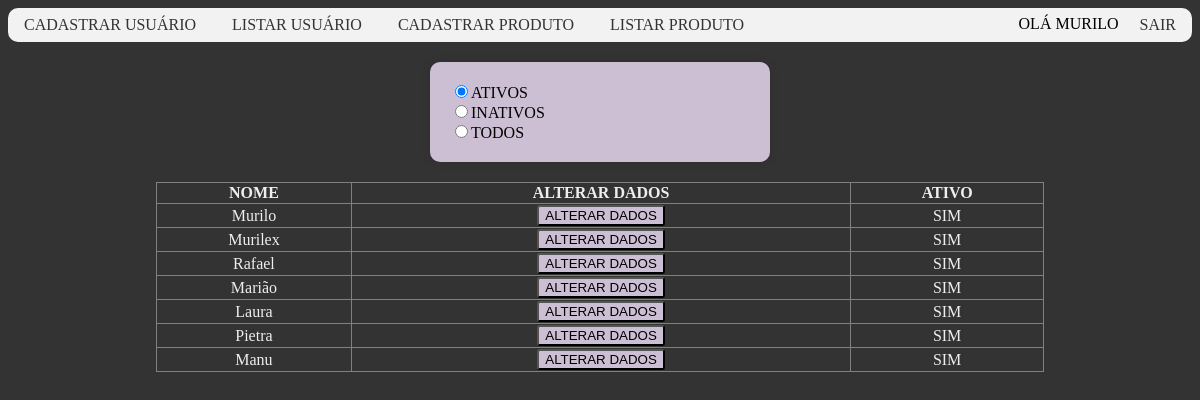
/ecommerceti26/listausuario.php (signed in), run on the app's committed database.
### tables this page shows
CREATE TABLE `usuarios` (
  `usu_id` int(11) NOT NULL,
  `usu_nome` varchar(50) NOT NULL,
  `usu_senha` varchar(50) NOT NULL,
  `usu_ativo` char(1) DEFAULT NULL,
  `usu_tempero` varchar(50) NOT NULL
);

### ecommerceti26/listausuario.php (the view, shortened to what this page needs)
<?php
    include("cabecalho.php");
    $sql = "SELECT * FROM usuarios WHERE usu_ativo = 's'";
    $retorno = mysqli_query($link, $sql);
    $ativo = "s";
?>
<html>
    <head>
        <link rel="stylesheet" href="./css/estiloadm.css">
    </head>
    <body>
        <div id="background ">
            <form action="listausuario.php" method="post">
                <input type="radio" name="ativo" class="radio" value="s"
                required onclick="submit()" <?= $ativo == 's' ? "checked" : "" ?>>ATIVOS
                <br>
                <input type="radio" name="ativo" class="radio" value="n"
                required onclick="submit()" <?= $ativo == 'n' ? "checked" : "" ?>>INATIVOS
                <br>
                <input type="radio" name="ativo" class="radio" value="todos"
                required onclick="submit()" <?= $ativo == 'todos' ? "checked" : "" ?>>TODOS
            </form>
            <div class="container">
                <table border="1">
                    <tr>
                        <th>NOME</th>
                        <th>ALTERAR DADOS</th>
                        <th>ATIVO</th>
                    </tr>
                    <?php
                    while ($tbl = mysqli_fetch_array($retorno)) {
                    ?>
                        <tr>
                            <td><?=$tbl[1] ?></td>
                            <td><a href="alterausuario.php?id=<?=$tbl[0] ?>"><input type="button" value="ALTERAR DADOS"></a></td>
                            <td><?= $check = ($tbl[3] == "s") ? "SIM" : "NÃO" ?></td>
                        </tr>
                    <?php
                    }
                    ?>
                </table>
            </div>
        </div>
    </body>
</html>

### ecommerceti26/cabecalho.php (shortened to what this page needs)
<?php
$nomeusuario = $_SESSION['nomeusuario'];
?>
<div>
    <ul class="menu">
        <li><a href="cadastrousuario.php">CADASTRAR USUÁRIO</a></li>
        <li><a href="listausuario.php">LISTAR USUÁRIO</a></li>
        <li><a href="cadastraproduto.php">CADASTRAR PRODUTO</a></li>
        <li><a href="listaproduto.php">LISTAR PRODUTO</a></li>
        <li class="menuloja"><a href="logout.php">SAIR</a></li>
        <?php
        if($nomeusuario != null) {
        ?>
        <li class="profile">OLÁ <?= strtoupper($nomeusuario) ?></li>
        <?php
        } else {
            echo "<script>window.alert('USUÁRIO NÃO AUTENTICADO');
            window.location.href='login.php';</script>";
        }
        ?>
    </ul>
</div>

### ecommerceti26/css/estiloadm.css (style rules this page uses)
html { background-color: #333; }
.menu { list-style-type: none; margin: 0; padding: 0; background-color: hwb(0 95% 5%); border-radius: 10px; }
.menu li { display: inline-block; }
.menu li a { display: block; padding: 8px 16px; text-decoration: none; color: #333; }
.menuloja { float:right; }
.profile { float: right; margin: 7px 5px 0 0; }
form { background-color: rgb(205, 191, 211); border-radius: 10px; box-shadow: 0px 0px 10px rgba(0, 0, 0, 0.1); margin: 20px auto; padding: 20px; width: 300px; }
input { background-color: rgb(205, 191, 211); border-radius: 3px; }
table { border-collapse: collapse; text-align: center; color: #eee; text-decoration: #bbb0be; width: 75%; margin:auto; }

### data on the page
usuarios: usu_nome "Murilo", usu_ativo "SIM"
usuarios: usu_nome "Murilex", usu_ativo "SIM"
usuarios: usu_nome "Rafael", usu_ativo "SIM"
usuarios: usu_nome "Marião", usu_ativo "SIM"
usuarios: usu_nome "Laura", usu_ativo "SIM"
usuarios: usu_nome "Pietra", usu_ativo "SIM"
usuarios: usu_nome "Manu", usu_ativo "SIM"

### other printed values
$nomeusuario "MURILO"
